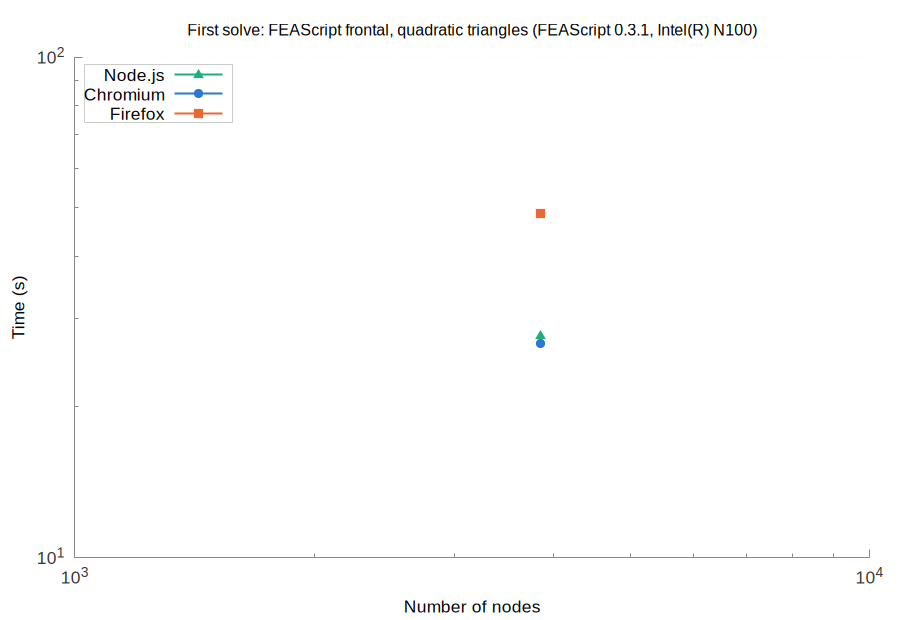

Here is the gnuplot script that generated this plot:
set terminal pngcairo size 900,620 font 'Arial,13'
set border 3 lc rgb '#888888'; set tics nomirror tc rgb '#333333'
set grid lc rgb '#e6e6e6' lw 1; set key top left box lc rgb '#cccccc' opaque
set logscale xy; set format y '10^{%L}'; set format x '10^{%L}'
set output 'browsers_FEAScript_frontal_quadratic_triangles_first.png'
set title 'First solve: FEAScript frontal, quadratic triangles (FEAScript 0.3.1, Intel(R) N100)' font 'Arial,12'
set xlabel 'Number of nodes'
set ylabel 'Time (s)'
plot 'browsers_FEAScript_frontal_quadratic_triangles_first_node.dat' u 1:2 w lp lw 2 pt 9 ps 1.2 lc rgb '#1baf7a' t 'Node.js', \
     'browsers_FEAScript_frontal_quadratic_triangles_first_chromium.dat' u 1:2 w lp lw 2 pt 7 ps 1.2 lc rgb '#2a78d6' t 'Chromium', \
     'browsers_FEAScript_frontal_quadratic_triangles_first_firefox.dat' u 1:2 w lp lw 2 pt 5 ps 1.2 lc rgb '#eb6834' t 'Firefox'
